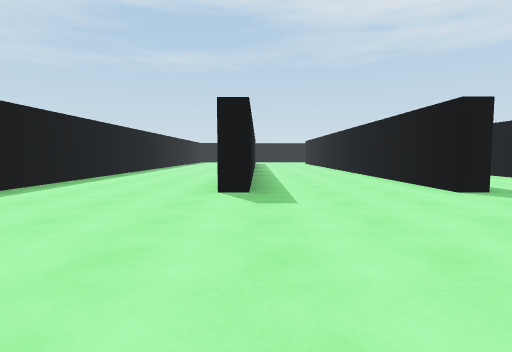
[1] (above)

19 first-person views from a walk through a scene from a Unity 3-D project. The camera is 1.2 m above the floor, tilts 4° down and sees 80° across. The floor is counted in squares, 2 m on a side. Each view is taken from the middle of a square. On the plan, view 1 faces up. The plan holds only what a view shows up to about 9 squares ahead; the rest is blank. The player is left out.

[2]
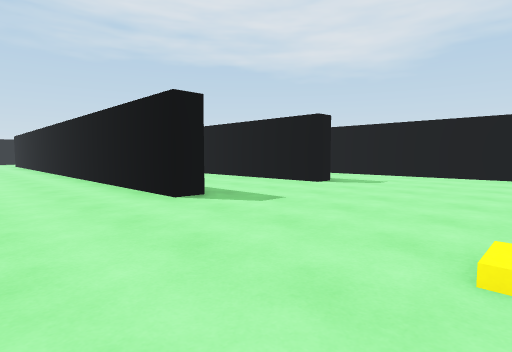

[3]
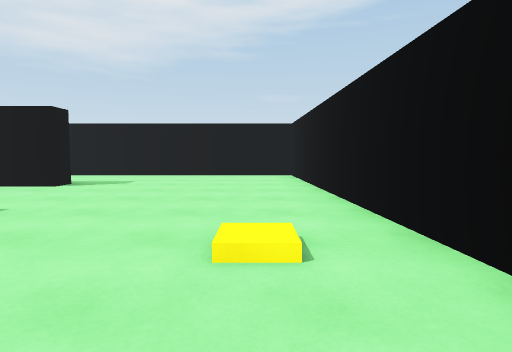

[4]
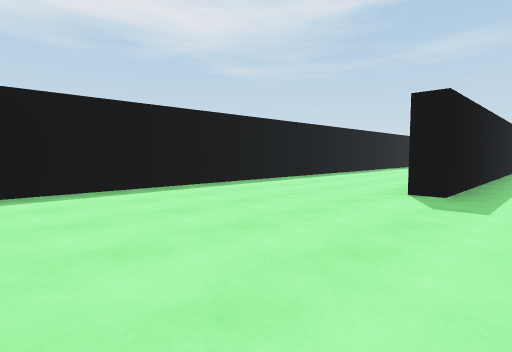

[5]
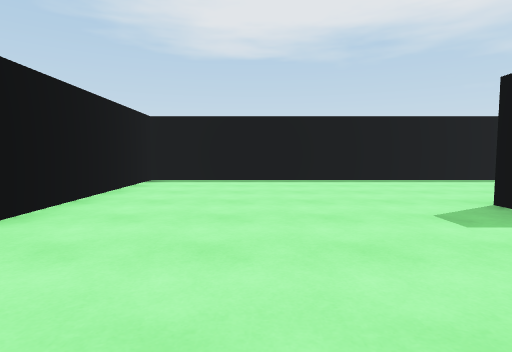

[6]
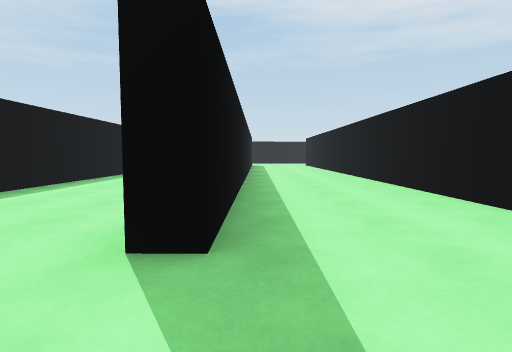

[7]
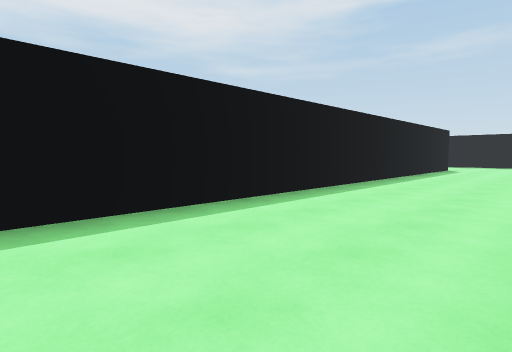

[8]
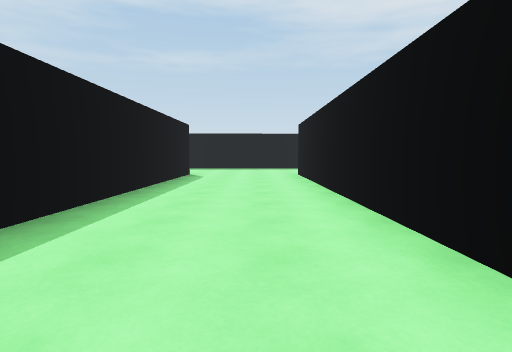

[9]
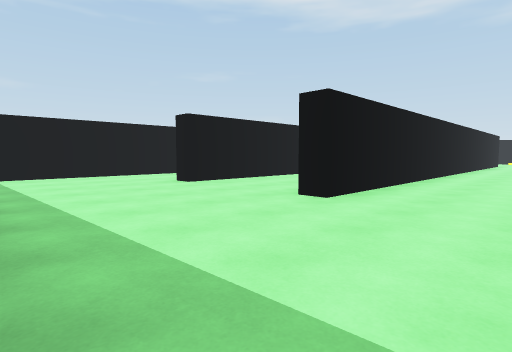

[10]
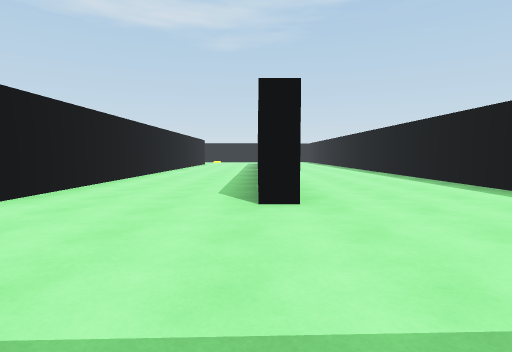

[11]
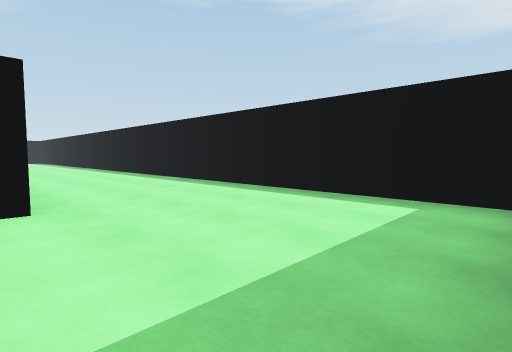

[12]
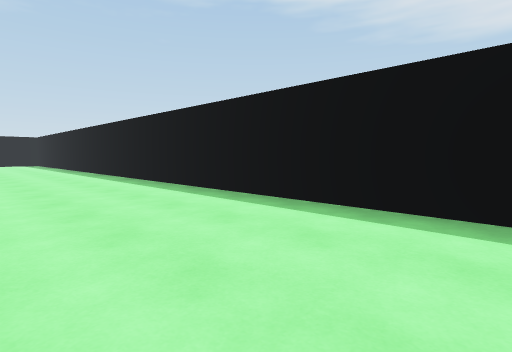

[13]
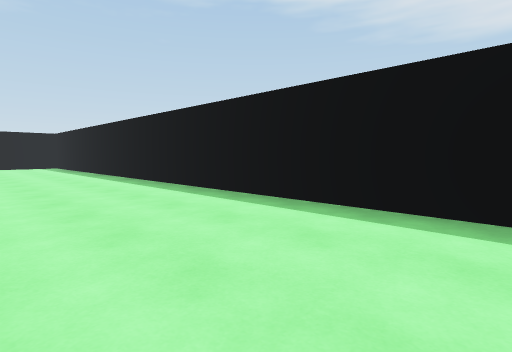

[14]
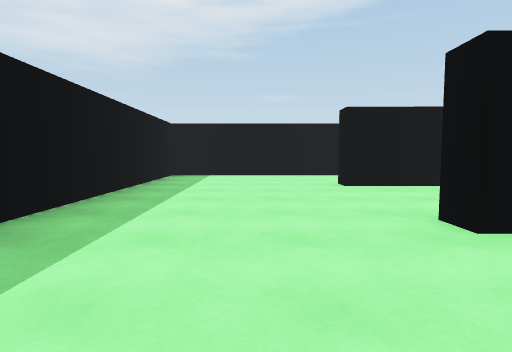

[15]
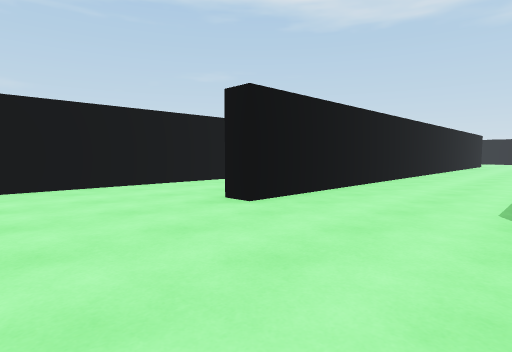

[16]
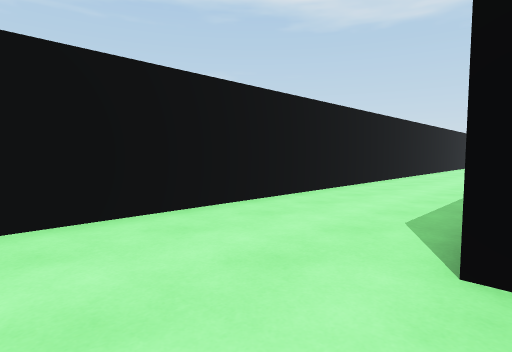

[17]
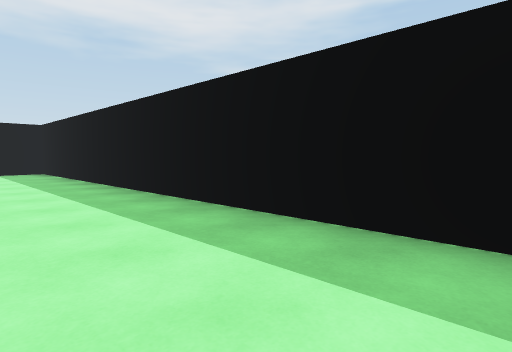

[18]
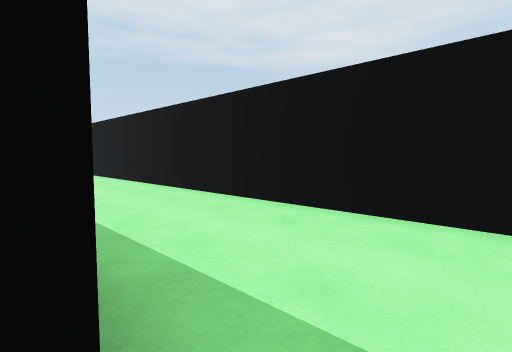

[19]
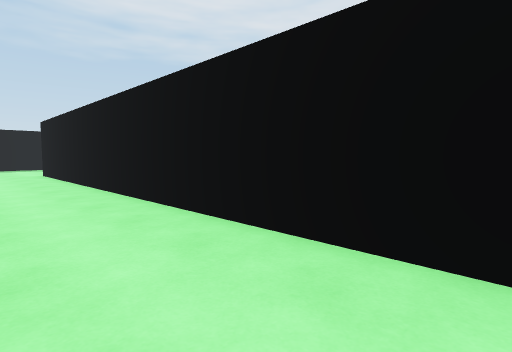

### Floor plan
Points are (right, up) in squares from view 1. A wall is a line through its corners. A room is listed if a view was taken in it or the views show most of it. See-through windows are left out.
Room 1 (views 1, 2, 3, 4, 5, 6, 7, 8, 9, 10, 11, 12, 13, 14, 15, 16, 17, 18, 19)
walls: (3.7, 12) (3.7, 4.8) (3.2, 4.8) (3.3, 20.3) (3.9, 20.3); (0, 19.9) (-0.1, 4.8) (-0.7, 4.8); (-0.6, 20.3) (0, 20.3); (7.3, 4.8) (6.7, 4.8) (6.8, 20.3) (7.4, 20.3); (2.5, -0.3) (9.9, 0) (9.9, 24.4) (-3.8, 24); (-4.3, 23.8) (-4.3, -0.5) (0.3, -0.3)

Where each view was taken, in squares from view 1:
view 1: 0 up, 0 right, facing up
view 2: 1 up, 1 right, facing up-right
view 3: 1 up, 1 right, facing right
view 4: 0 up, 1 right, facing up-left
view 5: 2 up, 3 right, facing left
view 6: 3 up, 4 right, facing up
view 7: 7 up, 3 right, facing up-left
view 8: 11 up, 2 right, facing up
view 9: 24 up, 1 right, facing down-right
view 10: 24 up, 0 right, facing down
view 11: 24 up, 0 right, facing down-left
view 12: 19 up, 1 left, facing down-left
view 13: 15 up, 1 left, facing down-left
view 14: 22 up, 1 right, facing right
view 15: 23 up, 4 right, facing down-right
view 16: 22 up, 7 right, facing down-right
view 17: 22 up, 7 right, facing up-left
view 18: 4 up, 7 right, facing up-right
view 19: 10 up, 5 right, facing up-right
